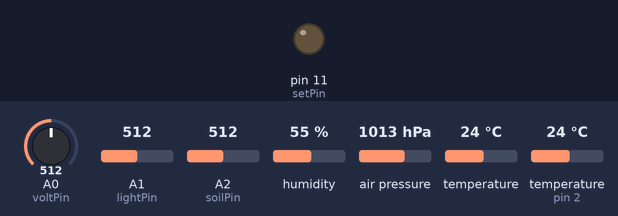
Bench run of a program on a simulated Arduino Uno, built with avr-gcc and run on an emulated ATmega328P. Shown: output pins drawn as LEDs (lit = HIGH). The inputs (shaded band) are chosen by the test bench; at power-on: A0 (voltPin) = 512, A1 (lightPin) = 512, A2 (soilPin) = 512, humidity 55 %, air pressure 1013 hPa, temperature 24 °C, temperature (sensor on pin 2) 24 °C. What the program prints to the serial monitor is not drawn.

Above: at 0.3 s.
At 0.9 s:
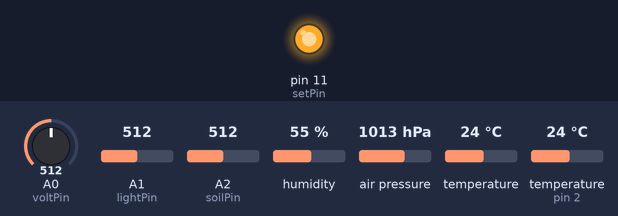
Timing chart, 0 to 2.4 s (numbered marks = the images above):
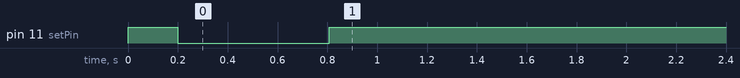

The program:

main.cpp
```cpp
#include <Arduino.h>
#include <DHT.h>
#include <Wire.h> // need for DHT22
#include <Adafruit_Sensor.h> // need for DHT22
// #include <SPI.h>
// not sure if I even need Wire.h or SPI.h
// SPI.h is for MISO and MOSI devices, which I don't have (i think) (might need for DHT22)
// Wire.h is for I2C devices (BMP280) pretty sure I need that

#include <SoftwareSerial.h> // for HC-12 and possibly BMP280?
SoftwareSerial HC12(12, 13); // TX (ON HC12), RX (ON HC12) SET PIN IS PIN 11
// CHANGE BMP280 PINS TO BE ON I2C PINS (SDA=pin18, SCL=pin19)

#include <Adafruit_BMP280.h>
Adafruit_BMP280 bme;
#define DHTPin 2
#define DHTType DHT22

#define voltPin  A0
#define lightPin A1
#define soilPin  A2
// defines analog pins labelled as sensor inputs


#define setPin 11
DHT dht(DHTPin, DHTType);
String strDHTTemp;
String strDHTHumid;
String strBMPTemp;
String strBMPPress;
String strVolts;
String strSoil;
String strLux;

float volts;
float soil;

float temp;
float humid;
float BMPTemp;
float BMPPressure;
float roundBMPPressure;

void setup() {
  pinMode(DHTPin,     INPUT);
  pinMode(setPin,    OUTPUT);
  digitalWrite(setPin, HIGH);


  dht.begin();
  bme.begin();
  HC12.begin(9600);
  Serial.begin(9600);
  delay(200);
  digitalWrite(setPin, LOW);
  delay(400);
  HC12.write("AT+C002");
  // don't have to do this every time
  // HC12 remembers data channel after reboot
  while(HC12.available()) {
    Serial.write(HC12.read());
    // must be Serial.write not Serial.print
    // because it will echo character values if .print and actual characters if .
  }
  delay(200);
  digitalWrite(setPin, HIGH);
}

void loop() {
  delay(6000);
  temp = dht.readTemperature();
  humid = dht.readHumidity();
  BMPTemp = bme.readTemperature();
  BMPPressure = bme.readPressure();
  roundBMPPressure = BMPPressure / 100; // DO THIS ON OTHER SIDE INSTEAD KEK
  //float BMPHeight = bme.readAltitude(1013.25); // THIS ONE TOO (or don't even need it)

  volts = analogRead(voltPin);
  volts = volts*(5.0/1023.0);
  //volts = volts/4.092;
  //volts = (volts)/10;
  //commented functions are for voltage divider that i'm not using

  float lVolts = analogRead(lightPin) * 5.0 / 1024.0; // converts analogRead into voltage
  float lAmps = lVolts / 10000.0;  // across 10,000 Ohms
  float lMicroamps = lAmps * 1000000; // amps to microamps
  float lux = lMicroamps * 2.0; // microamps to lux

  soil = analogRead(soilPin);
  soil = map(soil, 193, 1018, 0, 100); // experimentally determined with diagnostic test
  soil = (100 - soil);

  strVolts = String(volts);
  strLux = String(lux);
  strDHTTemp = String(temp);
  strDHTHumid = String(humid);
  strBMPTemp = String(BMPTemp);
  strBMPPress = String(roundBMPPressure);
  strSoil = String(soil);
  Serial.print(temp);
  Serial.write("DT");
  Serial.print(" ");

  Serial.print(humid);
  Serial.write("DH");
  Serial.print(" ");

  Serial.print(BMPTemp);
  Serial.write("BT");
  Serial.print(" ");

  Serial.print(BMPPressure);
  Serial.write("BP");
  Serial.print(" ");

  Serial.print(volts);
  Serial.write("V");
  Serial.print(" ");

  Serial.print(lux);
  Serial.write("Lux");
  Serial.print(" ");

  Serial.print(soil);
  Serial.write("%");
  Serial.print(" ");
  Serial.println("");

//HC-12 Data Sending

  HC12.print(strDHTTemp); // 4 digits (12.34)
  HC12.print("A");
  HC12.print(strDHTHumid); // 4 digits (12.34)
  HC12.print("B");
  HC12.print(strBMPTemp); // 4 digits (12.34)
  HC12.print("C");
  HC12.print(strBMPPress); // 8 digits (123456.78)
  HC12.print("D");
  HC12.print(strVolts); // 3 digits (1.23)
  HC12.print("E");
  HC12.print(strLux); // varies significantly
  HC12.print("F");
  HC12.print(strSoil); // 3 digits (1.23)
  HC12.print("G");

  // DATA RECEPTION CONFORMATION
    // yes do this so that you can make program wait before sending fresh set of data
    // means they can sync up
    // do with the following
    // while(!(HC12.available())) { CODE FOR SENDING }
    // while (HC12.available()) { CODE FOR STOPPING SENDING AND SYNCING UP TIMES }

    // other arduino should have code for sending something when valuenumber reaches 4
    // to tell this arduino to stop and wait


    // DATA PACKET ORDERING VS DATA PACKET LABELLING
    // Don't just order data packets sent, attach a special figure or letter to the end of the string
    // so that the other arduino can differentiate and tell which packet of information was sent

    // starting with letters means it's more human friendly when determining order (rather than symbols)

    // have other arduino use IF statements to add HCinputString to a certain DataBuffer array position

    // have the character denoting the previous value be the splitter as well (makes shit easier)
}
```
